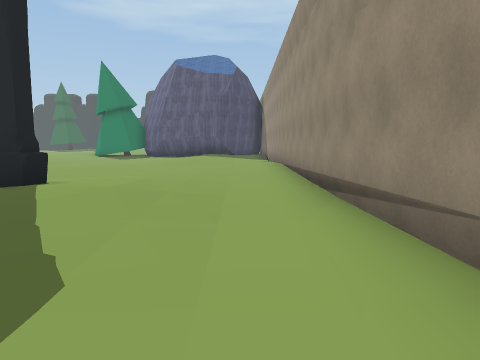
view 1 (above)

24 first-person views from a walk through a scene from a Unity 3-D project. The camera is 1.4 m above the floor, tilts 6° down and sees 70° across. The floor is counted in squares, 2 m on a side. Each view is taken from the middle of a square. On the plan, view 1 faces up. The plan holds only what a view shows up to about 11 squares ahead; the rest is blank. The place goes on beyond the plan. The player is left out. Some surface patterns are stand-ins.

view 2
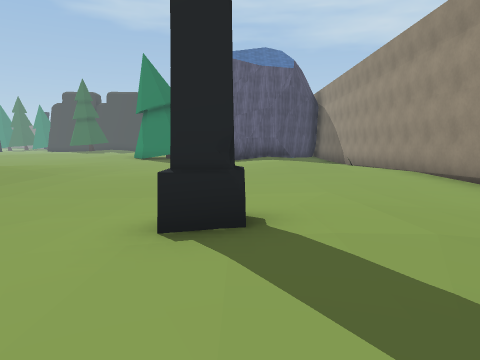

view 3
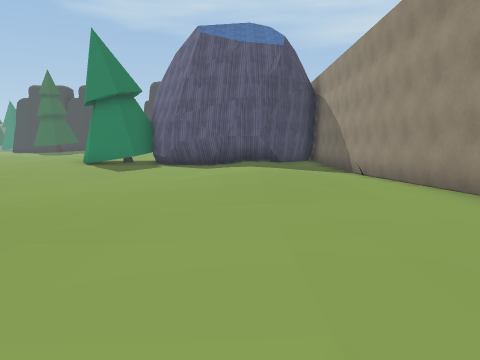

view 4
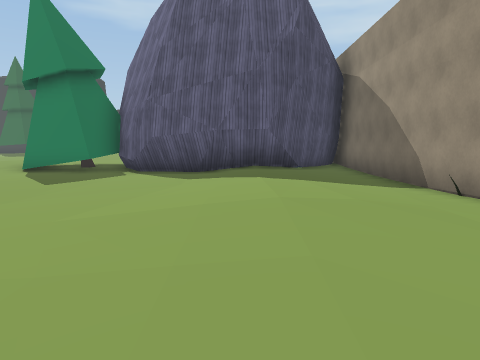

view 5
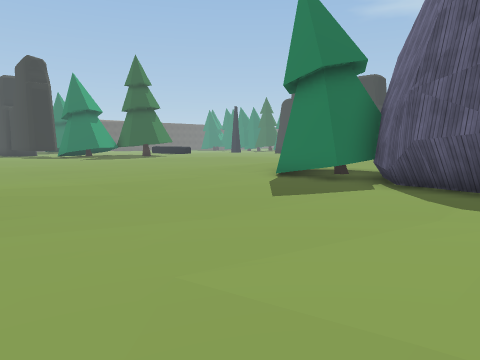

view 6
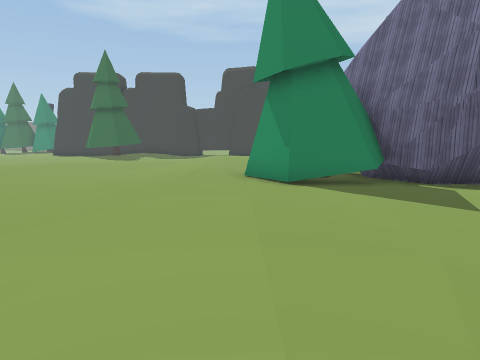

view 7
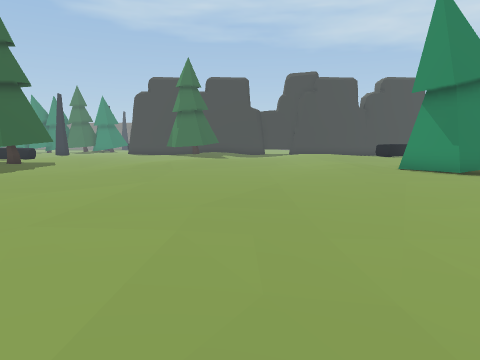

view 8
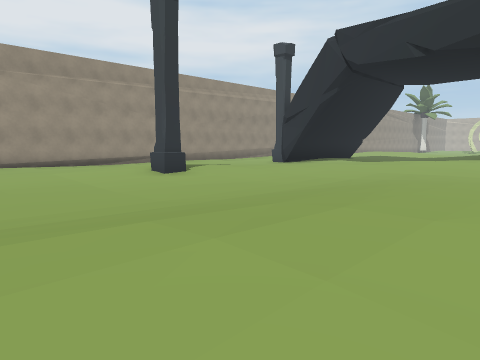

view 9
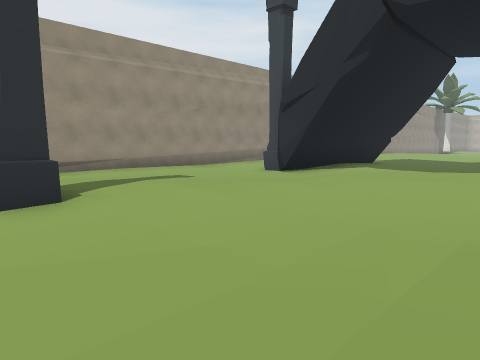

view 10
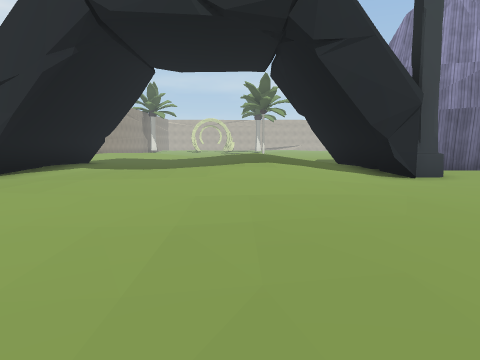

view 11
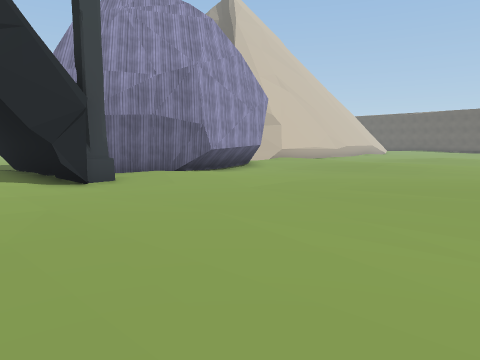

view 12
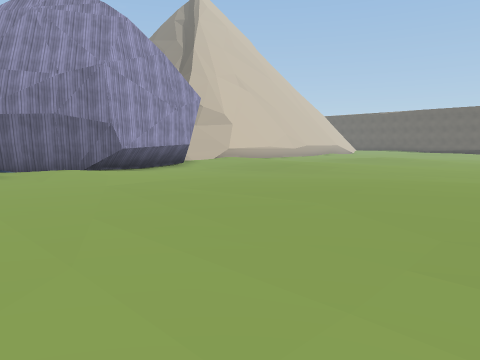

view 13
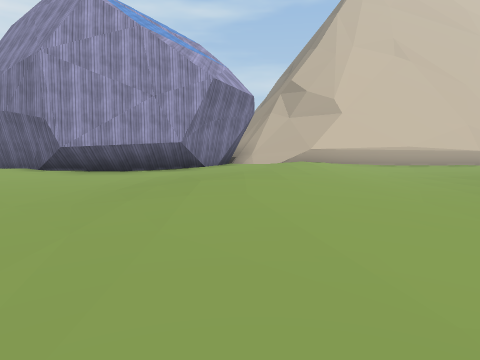

view 14
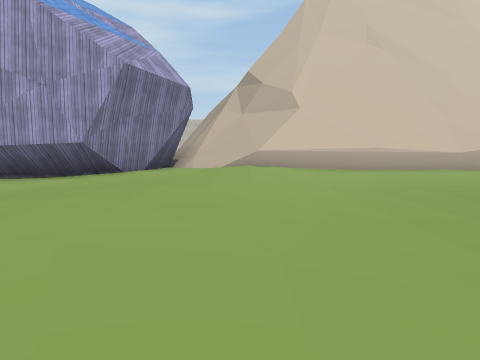

view 15
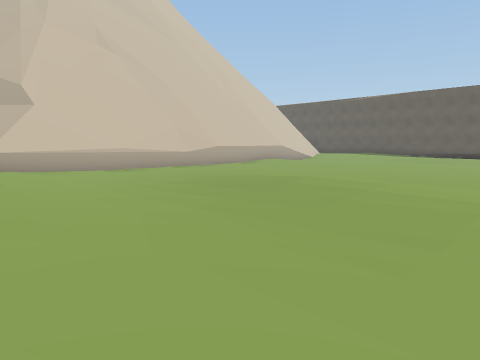

view 16
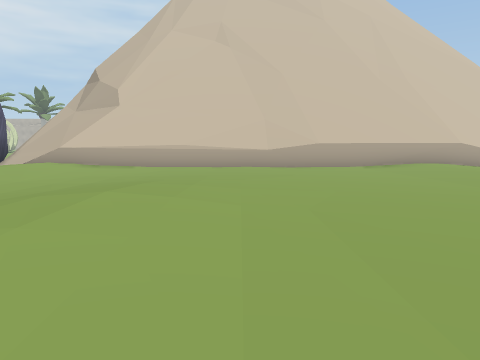

view 17
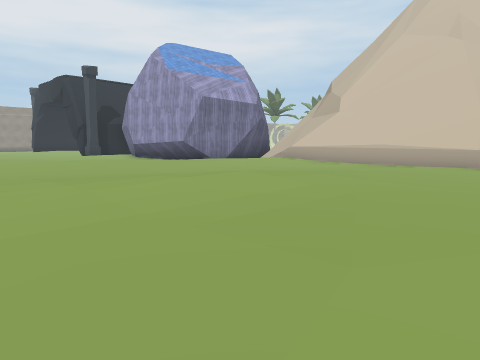

view 18
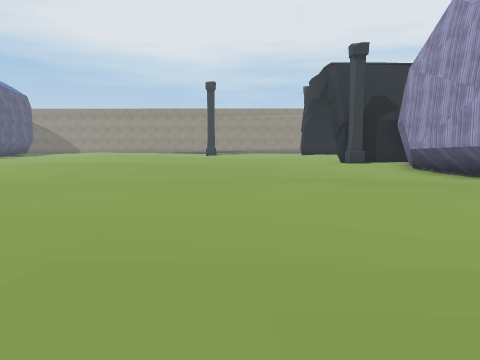

view 19
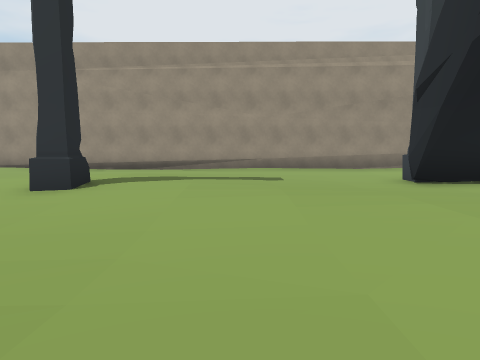

view 20
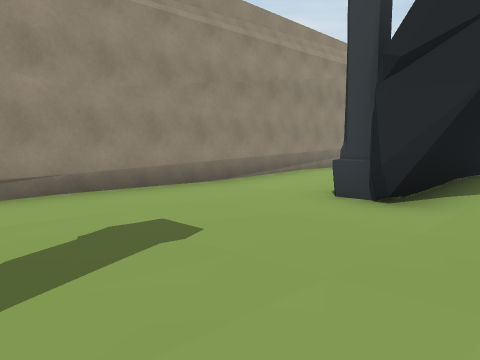

view 21
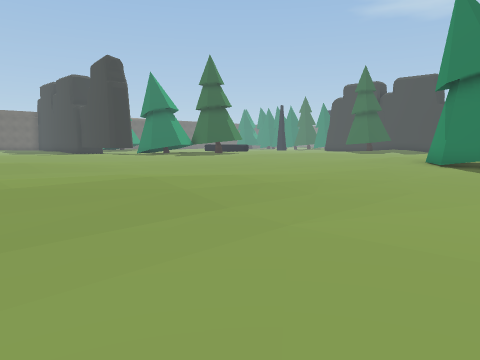

view 22
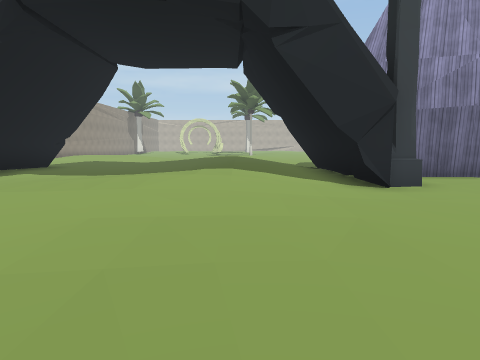

view 23
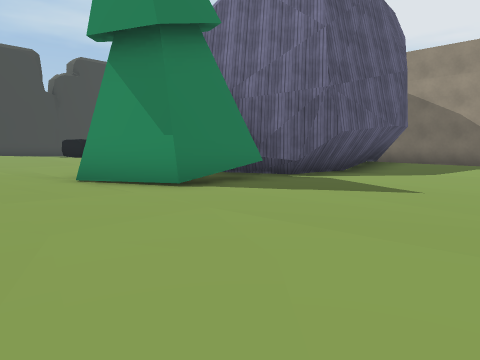

view 24
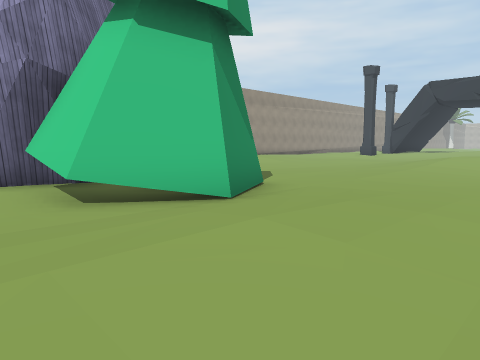

### Floor plan
Key: @ floor where view 1 was taken; # wall or solid block; . main floor; : floor 0.25 m higher than the main floor; - floor 0.25 m lower than the main floor; + floor 0.5 m higher than the main floor; / step, stairs or slope; T pine tree; O other object.
Columns run from 35 left of view 1 to 2 right of it. Each row starts with its distance up from view 1.
 24                        ..:..
 23                    :....::....#
 22                    .....::.TTT#
 21               ....:.....::/TTT#    ###
 20               ...........:.TTT##  ##.#
 19                ................####..#
 18                ..................::..#
 17                 .................::..#
 16                  .....--......-..::/.#
 15                  .....--......-./::/O#
 14                   ....--......-./::/.#
 13                    ...--./:.....//+/.#
 12                    ::/.. /:/.....::::#
 11                     :/.. /+/.....::::#
 10                   ::::../++/......:::#
  9                 :::+  ../++/.......::#
  8                :::++ :../++/........:#
  7              :::::++::::/++/.........#
  6    ....     ::::::++:::::+:/....:::..#
  5    .....:::::::::::::::::::/....#::..#
  4    ....:::..::::.:::::..:::/.../:::..#
  3  -.....:::..::::..:::...:::....::::..#
  2  -.....:::../:+/.........::...:::...:#
  1   .....:/.../:+/.........:::::::....:#
  0   .....::...:::/....::...::/::::...@.#
 -1   ........./:::/....::.../+++:::.....#
 -2  ........../:::...../:.##/+++:::##..##
 -3 :........../:::.#####..##/++/::.##..#
 -4 :..........::::.##  #####/+/ ...## :#
 -5 :..........:::.##      ##++/....##  #
 -6 ###########///##       ##++/....##  #

Positions as (right, up) in squares from view 1, and headings:
1: (0, 0), facing up
2: (-3, 2), facing up
3: (-2, 6), facing up
4: (-2, 10), facing up
5: (-2, 12), facing up-left
6: (-9, 12), facing up
7: (-14, 10), facing up
8: (-11, 10), facing down-right
9: (-8, 6), facing down-right
10: (-8, 6), facing down
11: (-9, 6), facing down-left
12: (-11, 8), facing down-left
13: (-21, 7), facing down
14: (-23, 5), facing down
15: (-22, 5), facing down-left
16: (-29, 5), facing down
17: (-32, 6), facing down-right
18: (-27, 3), facing right
19: (-9, 2), facing right
20: (-4, 3), facing down-right
21: (-5, 8), facing up-left
22: (-9, 5), facing down
23: (-11, 15), facing up-right
24: (-12, 24), facing down-right
